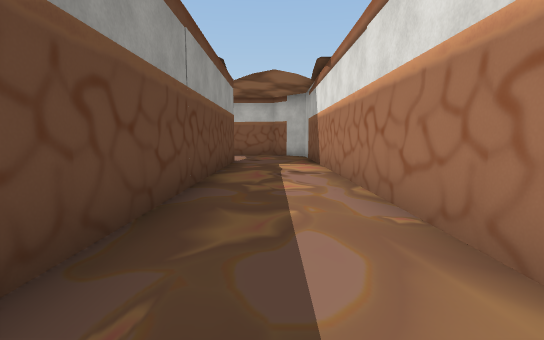
[1] (above)

19 first-person views from a walk through a scene from a Unity 3-D project. The camera is 1.4 m above the floor, tilts 6° down and sees 85° across. The floor is counted in squares, 2 m on a side. Each view is taken from the middle of a square. On the plan, view 1 faces up. The plan holds only what a view shows up to about 10 squares ahead; the rest is blank. The place goes on beyond the plan. The player character is not drawn. Some animated figures are not drawn. Door leaves are left out, so doorways stand open. Some surface patterns are stand-ins.

[2]
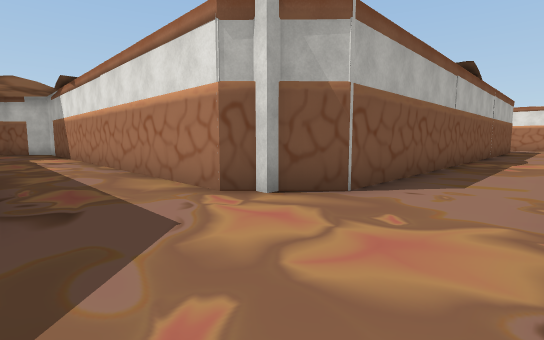

[3]
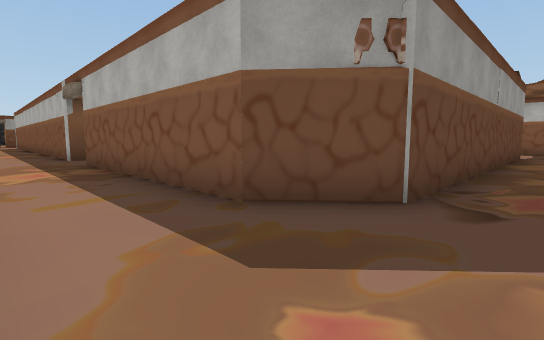

[4]
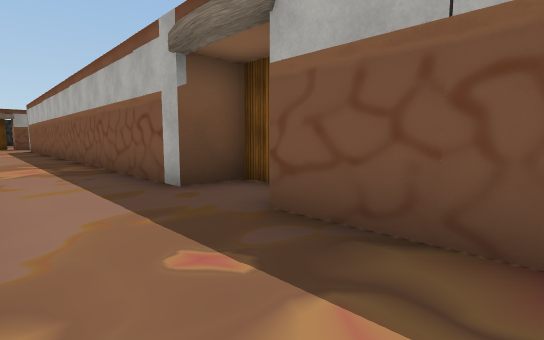

[5]
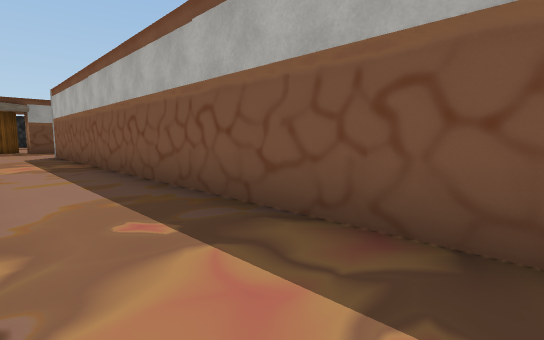

[6]
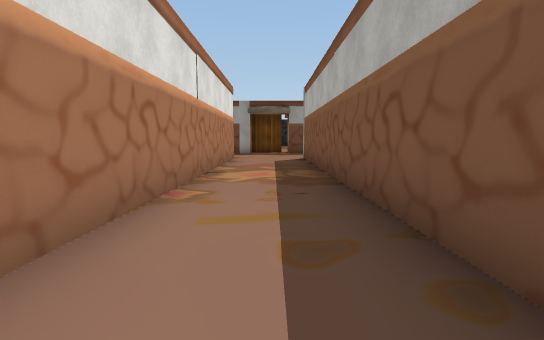

[7]
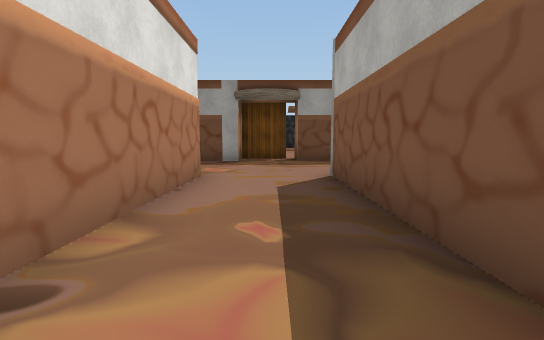

[8]
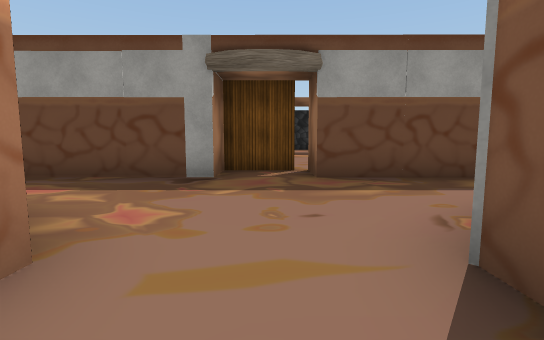

[9]
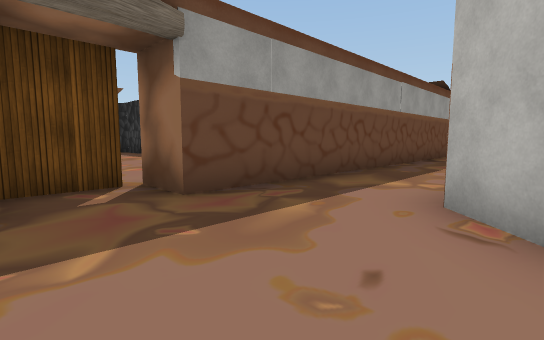

[10]
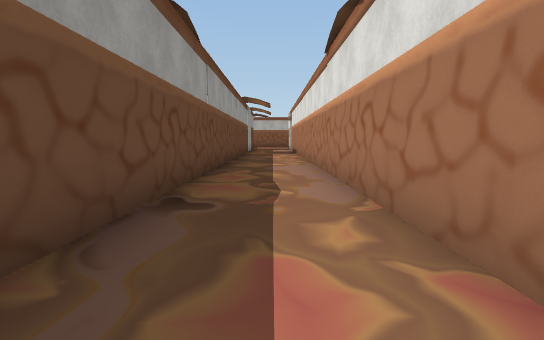

[11]
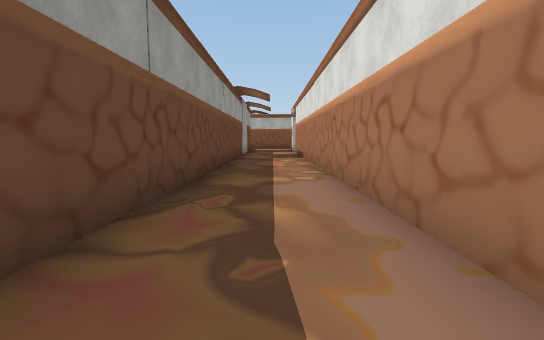

[12]
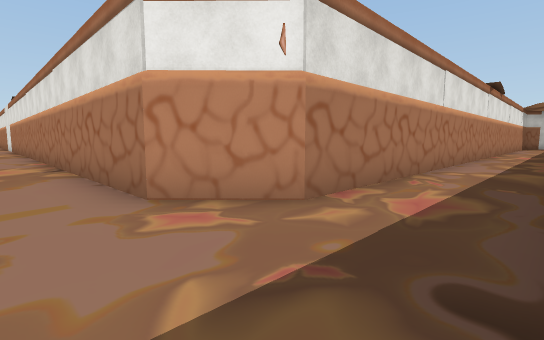

[13]
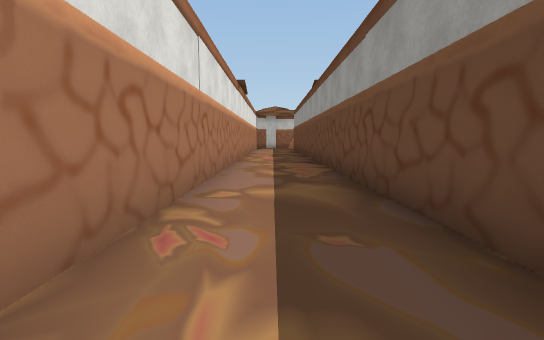

[14]
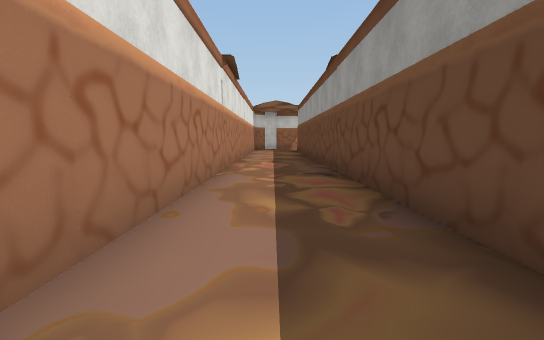

[15]
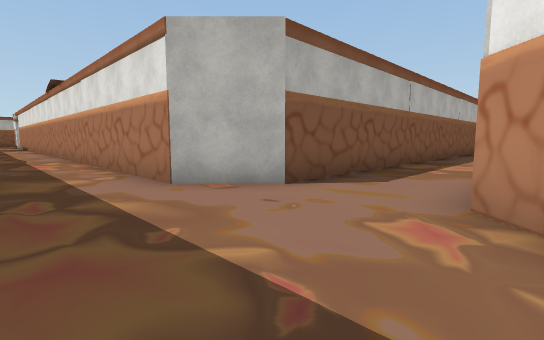

[16]
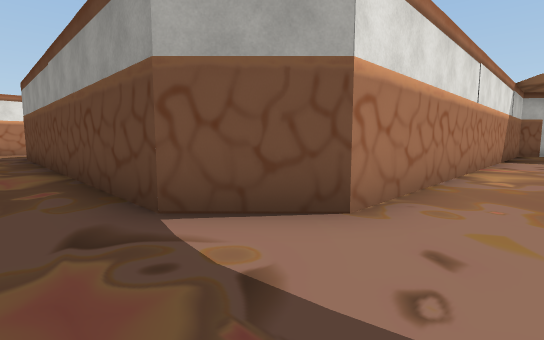

[17]
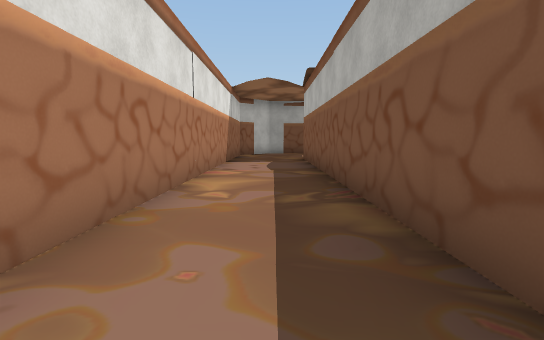

[18]
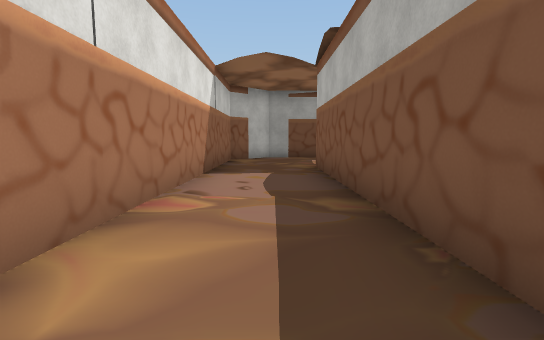

[19]
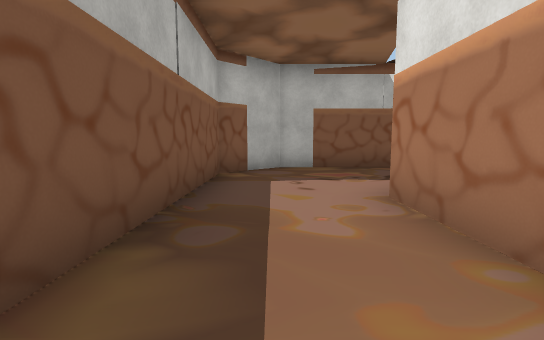

### Floor plan
Points are (right, up) in squares from view 1. A wall is a line through its corners. A room is listed if a view was taken in it or the views show most of it. See-through windows are left out.
Room 1 (views 1, 2, 3, 4, 5, 6, 7, 8, 9, 16, 17, 18, 19)
walls: (-11, -0.7) (-11, -1.9) (-27.6, -1.9); (1.7, -1.1) (1.3, -0.7) (1.3, 11.8) (0, 13.1) (-12.5, 13.1); (-13.4, 10.6) (-2.5, 10.6) (-1.2, 9.3) (-1.2, -0.7) (-2.6, -1.9) (-9.2, -1.9); (10.5, -1.9) (2.5, -1.9) (1.8, -1.2); (-27.6, -4.4) (-18.2, -4.4)
ways out: opening at (-28.5, -3.5) to room 2; opening at (-12.5, 11.5)
Room 2 (views 10, 11, 12, 13, 14, 15)
walls: (-27.6, -1.9) (-28.9, -0.6) (-28.8, 15.5); (-28.9, -18.5) (-28.9, -5.6) (-27.6, -4.4); (-31.3, 15.6) (-31.4, -2.2) (-32.6, -2.2) (-32.6, -4.1) (-31.4, -4.1) (-31.4, -18.4)
ways out: opening at (-28.5, -3.5) to room 1

Positions as (right, up) in squares from view 1, and headings:
1: (0, 0), facing up
2: (-1, -4), facing up-right
3: (0, -4), facing up-left
4: (-7, -4), facing up-left
5: (-14, -4), facing up-left
6: (-17, -3), facing left
7: (-22, -3), facing left
8: (-26, -3), facing left
9: (-28, -4), facing up-left
10: (-30, 3), facing up
11: (-30, 6), facing up
12: (-31, -3), facing down-right
13: (-30, -6), facing down
14: (-30, -9), facing down
15: (-31, -5), facing up-right
16: (0, 12), facing down-left
17: (-2, 12), facing left
18: (-5, 12), facing left
19: (-6, 12), facing right
